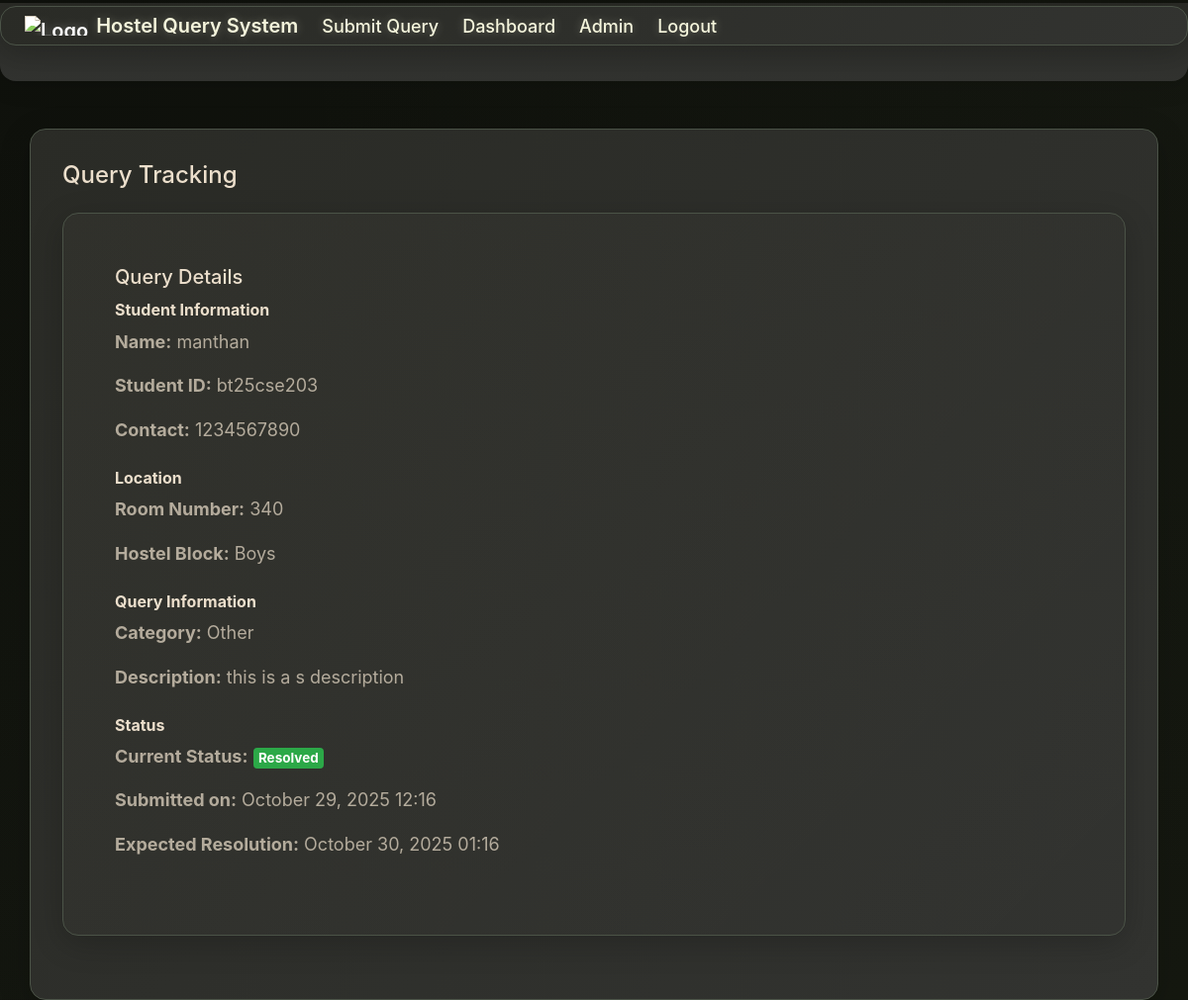
/tracking/2/ (signed in), run on the app's committed database.
### query_management/models.py (models this page shows, shortened)
class Query(models.Model):
    HOSTEL_CHOICES = [
        ('B', 'Boys'),
        ('G', 'Girls'),
    ]
    student_profile = models.ForeignKey(settings.AUTH_USER_MODEL, on_delete=models.CASCADE, related_name='queries', null=True, blank=True)
    STATUS_CHOICES = [
        ('P', 'Pending'),
        ('IP', 'In Progress'),
        ('R', 'Resolved'),
    ]
    QUERY_CATEGORIES = [
        ('maintenance', 'Maintenance Issue'),
        ('electrical', 'Electrical Problem'),
        ('plumbing', 'Plumbing Problem'),
        ('furniture', 'Furniture Issue'),
        ('cleanliness', 'Cleanliness Concern'),
        ('wifi', 'Internet/WiFi Issue'),
        ('other', 'Other'),
    ]
    room_number = models.CharField(max_length=10)
    hostel_type = models.CharField(max_length=1, choices=HOSTEL_CHOICES)
    student_name = models.CharField(max_length=100, default='')
    student_id = models.CharField(max_length=20, default='')
    contact_number = models.CharField(
        max_length=10,
        validators=[RegexValidator(
            regex=r'^\d{10}$',
            message='Contact number must be 10 digits'
        )],
        default=''
    )
    query_category = models.CharField(max_length=20, choices=QUERY_CATEGORIES, default='other')
    query_text = models.TextField(default='')
    additional_notes = models.TextField(blank=True, null=True)
    status = models.CharField(max_length=2, choices=STATUS_CHOICES, default='P')
    expected_resolution_time = models.DateTimeField(null=True, blank=True)
    created_at = models.DateTimeField(auto_now_add=True)
    updated_at = models.DateTimeField(auto_now=True)
    admin_notes = models.TextField(blank=True, null=True)
    completed_by = models.ForeignKey(settings.AUTH_USER_MODEL, on_delete=models.SET_NULL, null=True, blank=True, related_name='completed_queries')
    class Meta:
        verbose_name_plural = "Queries"
        ordering = ['-created_at']

### query_management/views.py (the view)
# urls.py: path('tracking/<int:query_id>/', views.query_tracking, name='query_tracking'),
@login_required
def query_tracking(request, query_id):
    try:
        query = Query.objects.get(id=query_id)
        return render(request, 'query_management/query_tracking.html', {'query': query})
    except Query.DoesNotExist:
        messages.error(request, 'Query not found!')
        return redirect('landing_page')

### templates/query_management/query_tracking.html (shortened to what this page needs)
{% extends "base.html" %}
{% block content %}
<div class="container mt-5">
    <h2>Query Tracking</h2>
    <div class="card mt-4">
        <div class="card-body">
            <h5 class="card-title">Query Details</h5>
            <div class="section mb-4">
                <h6 class="font-weight-bold">Student Information</h6>
                <p><strong>Name:</strong> {{ query.student_name }}</p>
                <p><strong>Student ID:</strong> {{ query.student_id }}</p>
                <p><strong>Contact:</strong> {{ query.contact_number }}</p>
            </div>
            <div class="section mb-4">
                <h6 class="font-weight-bold">Location</h6>
                <p><strong>Room Number:</strong> {{ query.room_number }}</p>
                <p><strong>Hostel Block:</strong> {{ query.get_hostel_type_display }}</p>
            </div>
            <div class="section mb-4">
                <h6 class="font-weight-bold">Query Information</h6>
                <p><strong>Category:</strong> {{ query.get_query_category_display }}</p>
                <p><strong>Description:</strong> {{ query.query_text }}</p>
            </div>
            <div class="section mb-4">
                <h6 class="font-weight-bold">Status</h6>
                <p><strong>Current Status:</strong>
                    <span class="badge {% if query.status == 'P' %}badge-warning
                          {% elif query.status == 'IP' %}badge-primary
                          {% else %}badge-success{% endif %}">
                        {{ query.get_status_display }}
                    </span>
                </p>
                <p><strong>Submitted on:</strong> {{ query.created_at|date:"F d, Y H:i" }}</p>
                {% if query.expected_resolution_time %}
                    <p><strong>Expected Resolution:</strong> {{ query.expected_resolution_time|date:"F d, Y H:i" }}</p>
                {% endif %}
            </div>
        </div>
    </div>
</div>
{% endblock %}

### static/css/dark_theme.css (style rules this page uses)
:root { --bg-primary: #0F110C; --bg-secondary: #151810; --surface: #2A2B26; --surface-alt: #323330; --accent: #4B5347; --text: #ECDFCC; --surface-hover: #353632; --accent-hover: #5C665A; --text-muted: rgba(236, 223, 204, 0.7); --gradient-dark: linear-gradient(135deg, var(--bg-primary) 0%, var(--bg-secondary) 100%); --border-radius-sm: 8px; --border-radius-md: 12px; --border-radius-lg: 16px; --border-width: 1px; --border: var(--border-width) solid var(--accent); --shadow-sm: 0 2px 4px rgba(0,0,0,0.2); --shadow-md: 0 4px 8px rgba(0,0,0,0.3); --shadow-lg: 0 8px 16px rgba(0,0,0,0.4); --font-size-base: 16px; --font-size-lg: 18px; --font-size-xl: 20px; --font-size-2xl: 24px; --font-size-3xl: 32px; --font-size-base: 16px; --font-size-lg: 18px; --font-size-xl: 20px; --font-size-2xl: 24px; --font-size-3xl: 30px; }
html { height: 100%; background: var(--gradient-dark) !important; background-attachment: fixed !important; }
body { min-height: 100%; background: radial-gradient(circle at top right, rgba(75, 83, 71, 0.03) 0%, transparent 60%), radial-gradient(circle at bottom left, rgba(75, 83, 71, 0.03) 0%, transparent 60%), var(--gradient-dark) !important; background-attachment: fixed !important; color: var(--text) !important; font-family: -apple-system, BlinkMacSystemFont, "Segoe UI", Roboto, "Helvetica Neue", Arial; font-size: var(--font-size-base) !important; line-height: 1.6 !important; position: relative !important; }
h2, .h2 { font-size: var(--font-size-2xl) !important; color: var(--text) !important; margin-bottom: 1.25rem !important; }
p, .p { font-size: var(--font-size-lg) !important; color: var(--text-muted) !important; margin-bottom: 1rem !important; }
.container, .card, .auth-card, .query-form-container { background: linear-gradient(135deg, var(--surface) 0%, var(--surface-alt) 100%) !important; border: 1px solid var(--accent) !important; box-shadow: 0 8px 32px rgba(0, 0, 0, 0.2) !important; border-radius: var(--border-radius-lg) !important; padding: 2rem !important; margin-bottom: 2rem !important; backdrop-filter: blur(10px) !important; -webkit-backdrop-filter: blur(10px) !important; }
.card { transition: all 0.4s cubic-bezier(0.4, 0, 0.2, 1) !important; position: relative !important; overflow: hidden !important; }
.card::after { content: '' !important; position: absolute !important; top: 0 !important; left: 0 !important; right: 0 !important; bottom: 0 !important; background: linear-gradient(135deg, rgba(236, 223, 204, 0.03), transparent) !important; pointer-events: none !important; }
* { box-sizing: border-box; }
::placeholder { color: rgba(230,251,255,0.45) !important; }

### templates/base.html (style rules this page uses)
:root { --beige-accent: #f5f5dc; }

### data on the page
Query: student_name "manthan", student_id "bt25cse203", contact_number "1234567890", room_number "340", hostel_type "Boys", query_category "Other", query_text "this is a s description", status "Resolved", created_at "October 29, 2025 12:16", expected_resolution_time "October 30, 2025 01:16"
